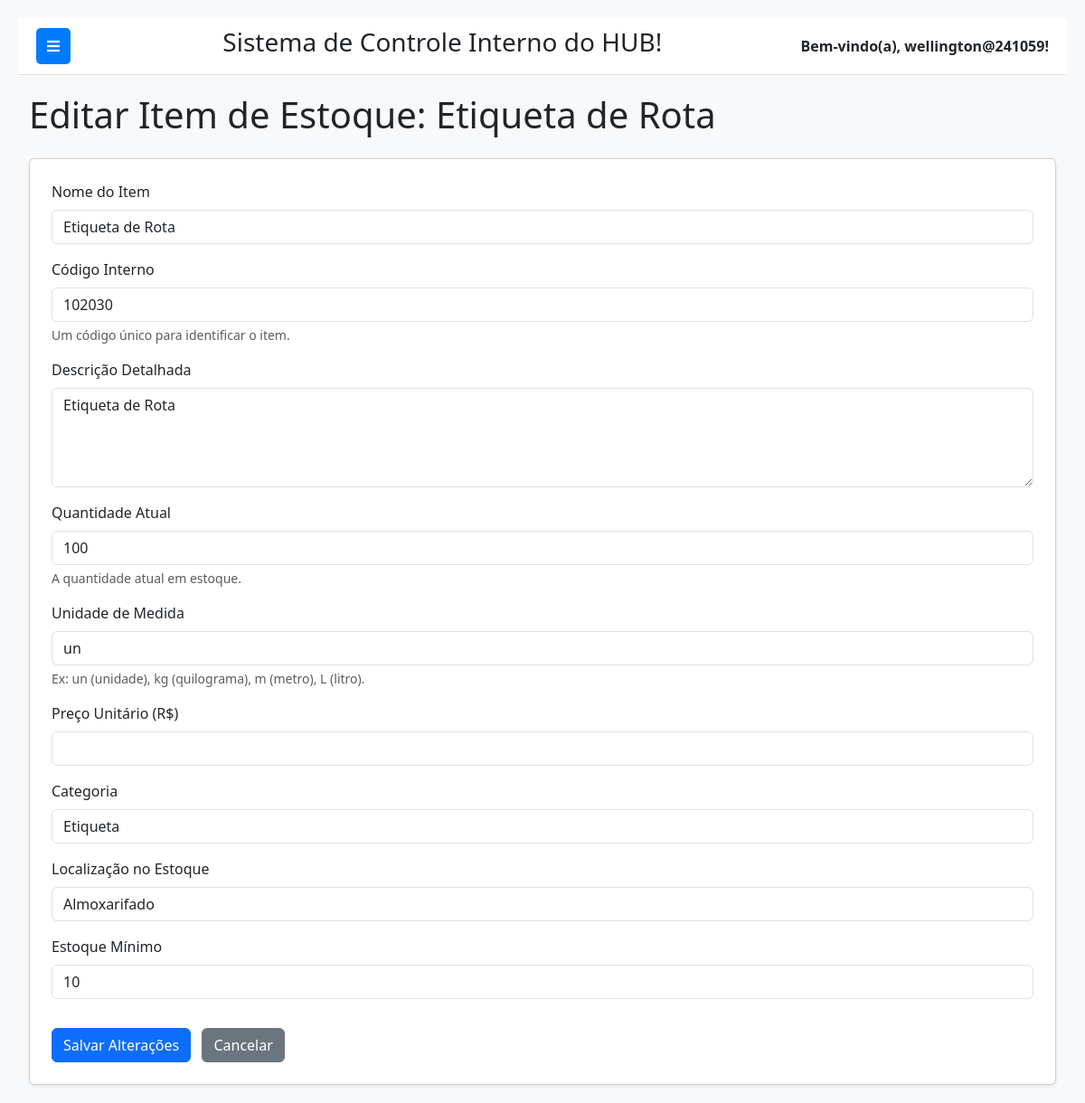
/estoque/editar/1/ (signed in), run on the app's committed database.
### estoque/models.py (models this page shows, shortened)
class ItemEstoque(models.Model):
    nome = models.CharField(max_length=200, unique=True, verbose_name="Nome do Item") # Adicionado unique=True para nome
    codigo_interno = models.CharField(max_length=50, unique=True, blank=True, null=True, verbose_name="Código Interno (Opcional)")
    descricao = models.TextField(blank=True, null=True, verbose_name="Descrição Detalhada")
    quantidade = models.PositiveIntegerField(default=0, verbose_name="Quantidade Atual")
    unidade_medida = models.CharField(max_length=50, default="un", verbose_name="Unidade de Medida (Ex: un, kg, m)")
    preco_unitario = models.DecimalField(max_digits=10, decimal_places=2, blank=True, null=True, verbose_name="Preço Unitário (R$)")
    categoria = models.ForeignKey(Categoria, on_delete=models.SET_NULL, null=True, blank=True, related_name='itens', verbose_name="Categoria")
    localizacao = models.ForeignKey(Localizacao, on_delete=models.SET_NULL, null=True, blank=True, related_name='itens', verbose_name="Localização no Estoque")
    data_ultima_atualizacao = models.DateTimeField(auto_now=True, verbose_name="Última Atualização")
    data_criacao = models.DateTimeField(auto_now_add=True, verbose_name="Data de Criação")
    estoque_minimo = models.PositiveIntegerField(default=5, verbose_name="Estoque Mínimo")
    class Meta:
        verbose_name = "Item de Estoque"
        verbose_name_plural = "Itens de Estoque"
        ordering = ['nome']

### estoque/views.py (the view)
# urls.py: path('editar/<int:pk>/', views.editar_item_estoque, name='editar_item_estoque'),
@login_required
def editar_item_estoque(request, pk): # 'pk' é a chave primária do item
    item = get_object_or_404(ItemEstoque, pk=pk) # Busca o item pelo ID ou retorna 404
    if request.method == 'POST':
        form = ItemEstoqueForm(request.POST, instance=item) # Preenche o formulário com dados da requisição E com a instância do item
        if form.is_valid():
            form.save()
            messages.success(request, f'Item "{item.nome}" atualizado com sucesso!')
            return redirect('listar_itens_estoque')
        else:
            messages.error(request, 'Erro ao atualizar item de estoque. Verifique os campos.')
    else:
        form = ItemEstoqueForm(instance=item) # Preenche o formulário com os dados do item existente
    context = {
        'form': form,
        'item': item, # Passa o item para o template, se precisar de algum dado dele
        'active_page': 'estoque_edit', # Pode ser usado para destacar menu se tiver
    }
    return render(request, 'estoque/editar_item_estoque.html', context) # Novo template

### estoque/forms.py
class ItemEstoqueForm(forms.ModelForm): # <--- NOVO FORMULÁRIO
    class Meta:
        model = ItemEstoque
        fields = '__all__'
        exclude = ['data_criacao', 'data_ultima_atualizacao']
        labels = {
            'nome': 'Nome do Item',
            'codigo_interno': 'Código Interno',
            'descricao': 'Descrição Detalhada',
            'quantidade': 'Quantidade Atual',
            'unidade_medida': 'Unidade de Medida',
            'preco_unitario': 'Preço Unitário (R$)',
            'categoria': 'Categoria',
            'localizacao': 'Localização no Estoque',
        }
        help_texts = {
            'codigo_interno': 'Um código único para identificar o item.',
            'quantidade': 'A quantidade atual em estoque.',
            'unidade_medida': 'Ex: un (unidade), kg (quilograma), m (metro), L (litro).',
        }
        widgets = {
            'descricao': forms.Textarea(attrs={'rows': 4}), # Aumenta o tamanho da caixa de texto
        }

### estoque/models.py (called while the page is built)
    def __str__(self):
        return self.nome

    def __str__(self):
        return self.nome

### estoque/templates/estoque/editar_item_estoque.html (shortened to what this page needs)
{% extends 'base.html' %}
{% load widget_tweaks %}
{% block content %}
    <h1 class="mb-4">Editar Item de Estoque: {{ item.nome }}</h1>
    <div class="card p-4 shadow-sm">
        <form method="post">
            {% for field in form %}
                <div class="mb-3">
                    <label for="{{ field.id_for_label }}" class="form-label">{{ field.label }}</label>
                    {% render_field field class="form-control" %}
                    {% if field.help_text %}
                        <div class="form-text text-muted">{{ field.help_text }}</div>
                    {% endif %}
                </div>
            {% endfor %}
            <button type="submit" class="btn btn-primary mt-3">Salvar Alterações</button>
            <a href="{% url 'listar_itens_estoque' %}" class="btn btn-secondary mt-3 ms-2">Cancelar</a>
        </form>
    </div>
{% endblock %}

### templates/base.html (shortened to what this page needs)
{% load static %}
<!DOCTYPE html>
<html lang="pt-br">
<head>
    <link href="https://cdn.jsdelivr.net/npm/bootstrap@5.3.3/dist/css/bootstrap.min.css" rel="stylesheet">
    <link rel="stylesheet" href="https://cdnjs.cloudflare.com/ajax/libs/font-awesome/5.15.4/css/all.min.css" />
</head>
<body>
    <div class="main-content" id="main-content">
        <div class="navbar-top">
            <button class="toggle-btn" id="sidebarToggle">
                <i class="fas fa-bars"></i>
            </button>
            <div class="system-name">
                <h3>Sistema de Controle Interno do HUB!</h3>
            </div>
            <div class="user-info">
                Bem-vindo(a), {{ request.user.username }}!
            </div>
        </div>
        <div class="container-fluid">
            {% block content %}
            {% endblock %}
        </div>
    </div>
</body>
</html>

### templates/base.html (style rules this page uses)
body { display: flex; min-height: 100vh; background-color: #f8f9fa; }
.main-content { flex-grow: 1; padding: 20px; transition: margin-left 0.3s ease-in-out; margin-left: 0; }
.navbar-top { background-color: #ffffff; border-bottom: 1px solid #dee2e6; padding: 10px 20px; display: flex; justify-content: space-between; align-items: center; margin-bottom: 20px; }
.navbar-top .user-info { font-weight: bold; }
.toggle-btn { background-color: #007bff; color: white; border: none; padding: 8px 12px; border-radius: 5px; cursor: pointer; margin-right: 15px; }

### data on the page
ItemEstoque: nome "Etiqueta de Rota", nome "Etiqueta de Rota" "102030" "Etiqueta de Rota" "100" "un" "Etiqueta" "Almoxarifado" "10"

### other printed values
{{ request.user.username }} "wellington@241059"
{{ field.label }} "Nome do Item" "Código Interno" "Descrição Detalhada" "Quantidade Atual" "Unidade de Medida" "Preço Unitário (R$)" "Categoria" "Localização no Estoque" "Estoque Mínimo"
{{ field.help_text }} "Um código único para identificar o item." "A quantidade atual em estoque." "Ex: un (unidade), kg (quilograma), m (metro), L (litro)."
